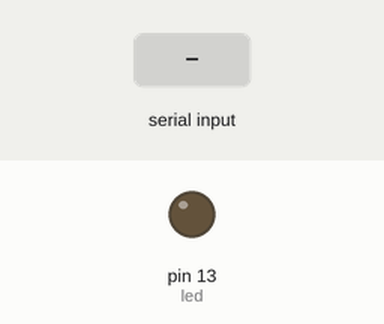
This sketch was run on a simulated Arduino Uno, built with avr-gcc and run on an emulated ATmega328P. Parts: output pins drawn as LEDs (lit = HIGH). The inputs (shaded band) are chosen by the test bench.

Above: at 1.2 s.
1.3 s: "1" received over Serial
At 2.5 s:
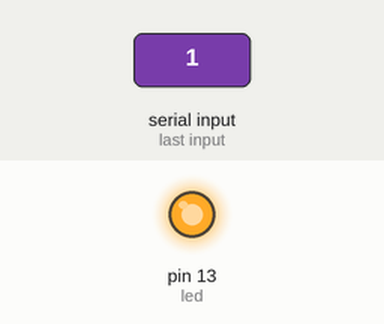
2.8 s: "0" received over Serial
At 3.8 s:
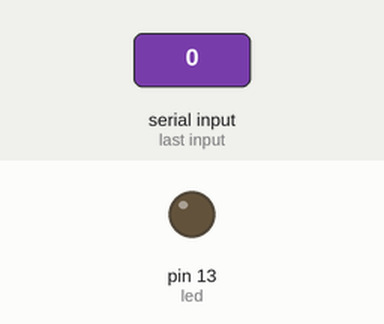
Timing chart, 0 to 5.8 s (numbered marks = the images above; inputs shaded):
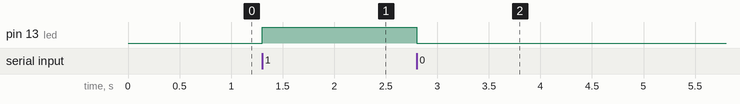

The sketch:

sketch_dec27a.ino
```cpp
#define led LED_BUILTIN    // 内蔵LED

void setup() {
  Serial.begin(9600);
  pinMode(led, OUTPUT);   // LEDを出力用に
}

void loop() {
  // シリアルポートからデータを受け取ったら
  if (Serial.available() > 0) {

    // 受信したデータを読み込む
    char data = Serial.read();

    // データが'1'ならLED点灯
    if (data == '1') {
      digitalWrite(led, HIGH);
    }

    // データが'0'ならLED消灯
    if (data == '0') {
      digitalWrite(led, LOW);
    }
  }
}
```

Measured:
- after the input at 1.3 s, pin 13 (led): LOW → HIGH at once
- after the input at 2.8 s, pin 13 (led): HIGH → LOW at once
